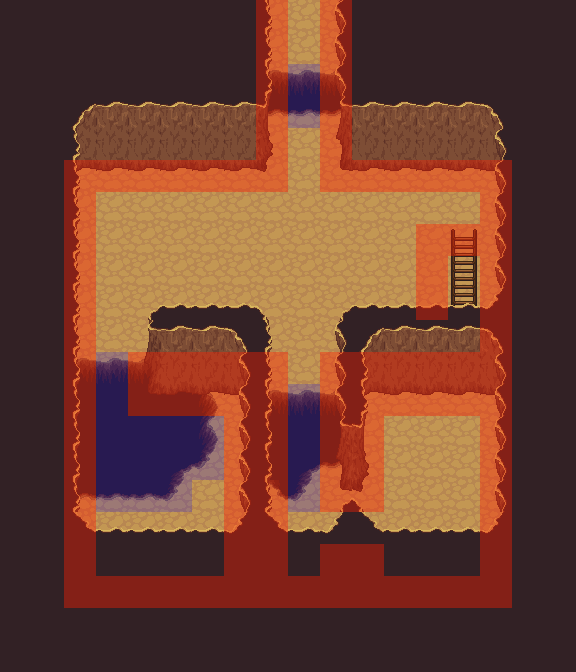

Rendered tile map (Tiled .tmx) drawn with the repository's tilesets; below, a short description and the full map source, tile grids included:
An orthogonal 18x21 tile map with 32x32 px tiles, 3 tile layers (background, object, collision), 4 tilesets and 2 objects (2x teleport).

<map version="1.0" orientation="orthogonal" width="18" height="21" tilewidth="32" tileheight="32">
 <properties>
  <property name="music" value="calmtown.ogg" />
  <property name="tileset" value="outside.txt" />
  <property name="title" value="Jail" />
 </properties>
 <tileset firstgid="1" name="tiled_collision" tilewidth="32" tileheight="32">
  <image source="tiled_collision.png" width="480" height="32" />
 </tileset>
 <tileset firstgid="16" name="generic_background" tilewidth="32" tileheight="32">
  <image source="generic_background.png" width="864" height="832" />
 </tileset>
 <tileset firstgid="718" name="small_objects" tilewidth="32" tileheight="64">
  <image source="small_objects.png" width="671" height="512" />
 </tileset>
 <tileset firstgid="878" name="outside_objects" tilewidth="32" tileheight="128">
  <image source="outside_objects.png" width="672" height="768" />
 </tileset>
 <layer name="background" width="18" height="21">
  <data encoding="csv">
158,158,158,158,158,158,158,158,46,46,46,158,158,158,158,158,158,158,
158,158,158,158,158,158,158,158,46,46,46,158,158,158,158,158,158,158,
158,158,158,158,158,158,158,158,77,77,77,158,158,158,158,158,158,158,
158,158,158,158,158,158,158,158,131,131,131,158,158,158,158,158,158,158,
158,158,158,158,158,158,158,158,46,46,46,158,158,158,158,158,158,158,
158,158,46,46,46,46,46,46,46,46,46,46,46,46,46,46,158,158,
158,158,46,46,46,46,46,46,46,46,46,46,46,46,46,46,158,158,
158,158,46,46,46,46,46,46,46,46,46,46,46,46,46,46,158,158,
158,158,46,46,46,46,46,46,46,46,46,46,46,46,46,46,158,158,
158,158,46,46,46,46,46,46,46,46,46,46,46,46,46,46,158,158,
158,158,46,46,46,46,46,46,46,46,46,46,46,46,46,46,158,158,
158,158,77,77,77,46,46,46,46,46,46,46,46,46,46,46,158,158,
158,158,104,104,104,104,105,46,77,77,77,46,46,46,46,46,158,158,
158,158,104,104,104,104,105,46,158,158,158,46,46,46,46,46,158,158,
158,158,104,104,104,23,132,46,158,23,131,46,46,46,46,46,158,158,
158,158,131,131,131,132,46,46,130,132,46,46,46,46,46,46,158,158,
158,158,46,46,46,46,46,46,46,46,46,46,46,46,46,46,158,158,
158,158,46,46,46,46,46,46,46,46,46,46,46,46,46,46,158,158,
158,158,158,158,158,158,158,158,158,158,158,158,158,158,158,158,158,158,
158,158,158,158,158,158,158,158,158,158,158,158,158,158,158,158,158,158,
158,158,158,158,158,158,158,158,158,158,158,158,158,158,158,158,158,158
</data>
 </layer>
 <layer name="object" width="18" height="21">
  <data encoding="csv">
0,0,0,0,0,0,0,0,885,0,883,0,0,0,0,0,0,0,
0,0,0,0,0,0,0,0,885,0,883,0,0,0,0,0,0,0,
0,0,0,0,0,0,0,0,885,0,883,0,0,0,0,0,0,0,
0,0,0,0,0,0,0,0,885,0,883,0,0,0,0,0,0,0,
0,0,0,0,0,0,0,0,885,0,883,0,0,0,0,0,0,0,
0,0,892,879,879,879,879,879,880,0,878,879,879,879,879,891,0,0,
0,0,885,0,0,0,0,0,0,0,0,0,0,0,0,883,0,0,
0,0,885,0,0,0,0,0,0,0,0,0,0,0,0,883,0,0,
0,0,885,0,0,0,0,0,0,0,0,0,0,0,0,883,0,0,
0,0,885,0,0,0,0,0,0,0,0,0,0,0,894,883,0,0,
0,0,885,0,0,0,0,0,0,0,0,0,0,0,0,883,0,0,
0,0,885,0,886,887,887,887,888,0,886,887,887,887,887,889,0,0,
0,0,885,0,878,879,879,891,885,0,883,892,879,879,879,891,0,0,
0,0,885,0,0,0,0,883,885,0,883,885,0,0,0,883,0,0,
0,0,885,0,0,0,0,883,885,0,883,885,0,0,0,883,0,0,
0,0,885,0,0,0,0,883,885,0,878,880,0,0,0,883,0,0,
0,0,885,0,0,0,0,883,885,0,0,0,0,0,0,883,0,0,
0,0,885,0,0,0,0,883,885,0,886,888,0,0,0,883,0,0,
0,0,890,887,887,887,887,889,890,887,889,890,887,887,887,889,0,0,
0,0,0,0,0,0,0,0,0,0,0,0,0,0,0,0,0,0,
0,0,0,0,0,0,0,0,0,0,0,0,0,0,0,0,0,0
</data>
 </layer>
 <layer name="collision" width="18" height="21">
  <data encoding="csv">
0,0,0,0,0,0,0,0,1,0,1,0,0,0,0,0,0,0,
0,0,0,0,0,0,0,0,1,0,1,0,0,0,0,0,0,0,
0,0,0,0,0,0,0,0,1,4,1,0,0,0,0,0,0,0,
0,0,0,0,0,0,0,0,1,4,1,0,0,0,0,0,0,0,
0,0,0,0,0,0,0,0,1,0,1,0,0,0,0,0,0,0,
0,0,1,1,1,1,1,1,1,0,1,1,1,1,1,1,0,0,
0,0,1,0,0,0,0,0,0,0,0,0,0,0,0,1,0,0,
0,0,1,0,0,0,0,0,0,0,0,0,0,1,1,1,0,0,
0,0,1,0,0,0,0,0,0,0,0,0,0,1,0,1,0,0,
0,0,1,0,0,0,0,0,0,0,0,0,0,1,0,1,0,0,
0,0,1,0,0,0,0,0,0,0,0,0,0,0,0,1,0,0,
0,0,1,4,1,1,1,1,1,0,1,1,1,1,1,1,0,0,
0,0,1,4,1,1,1,1,1,4,1,1,1,1,1,1,0,0,
0,0,1,4,4,4,4,1,1,4,1,1,0,0,0,1,0,0,
0,0,1,4,4,4,4,1,1,4,1,1,0,0,0,1,0,0,
0,0,1,4,4,4,0,1,1,4,1,1,0,0,0,1,0,0,
0,0,1,0,0,0,0,1,1,0,0,0,0,0,0,1,0,0,
0,0,1,0,0,0,0,1,1,0,1,1,0,0,0,1,0,0,
0,0,1,1,1,1,1,1,1,1,1,1,1,1,1,1,0,0,
0,0,0,0,0,0,0,0,0,0,0,0,0,0,0,0,0,0,
0,0,0,0,0,0,0,0,0,0,0,0,0,0,0,0,0,0
</data>
 </layer>
 <objectgroup name="event" width="18" height="21">
  <object name="Teleport to Barracks" type="teleport" x="448" y="288" width="32" height="32">
   <properties>
    <property name="intermap" value="barracks.txt,46,7" />
   </properties>
  </object>
  <object name="Teleport to waterway" type="teleport" x="288" y="0" width="32" height="32">
   <properties>
    <property name="intermap" value="waterway.txt" />
   </properties>
  </object>
 </objectgroup>
 <objectgroup name="npc" width="18" height="21" />
</map>
